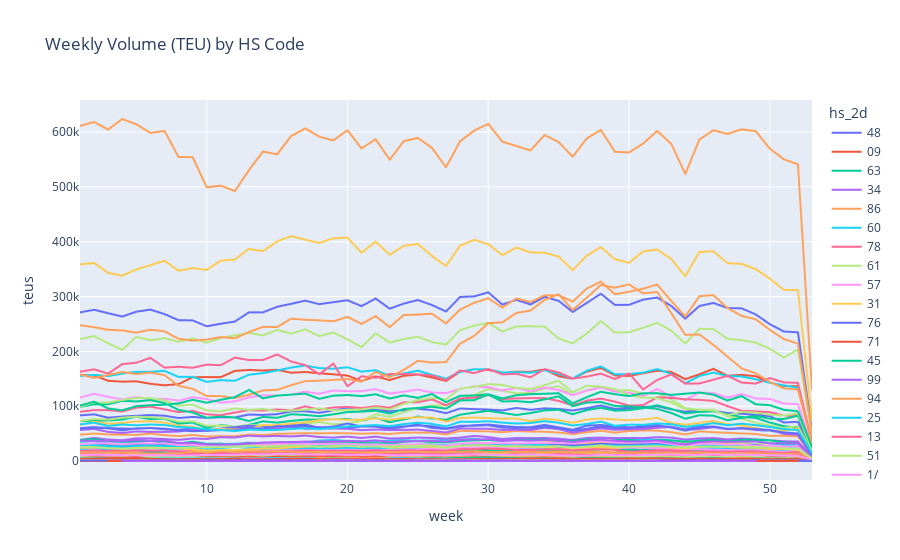

The notebook cell this image was saved under:
### Markdown cell above
See Known Issues section below for discussion of quantity types.

### Code cell
volumes_over_time_plotly(imports_lzdf.with_columns(pl.col('date_arrival').dt.week().alias('week')), 'week', 'hs_2d', 'teus', title='Weekly Volume (TEU) by HS Code')
